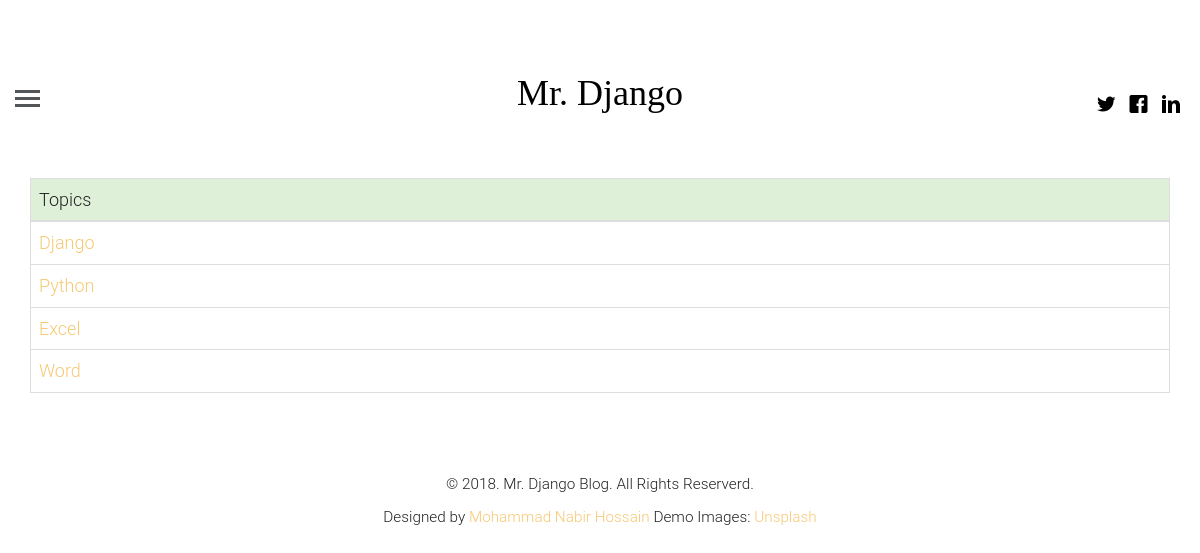
Before: /topics with the older database file.
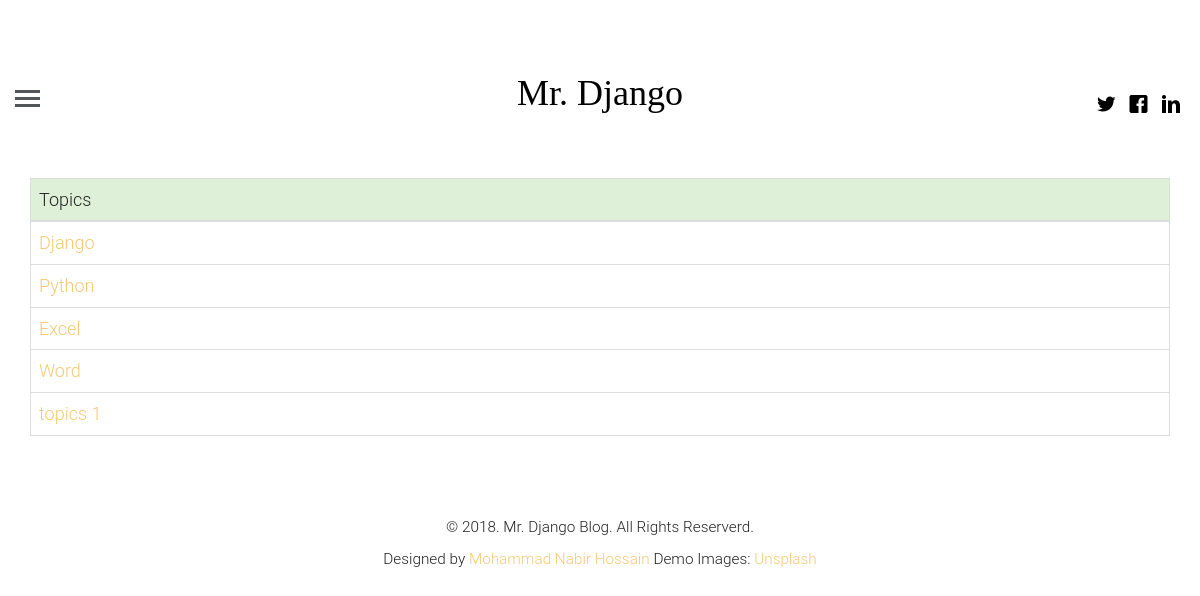
After: the same page with the newer database file.
### blog/models.py (models this page shows, shortened)
class category(models.Model):
    name = models.CharField(max_length=100)

### blog/views.py (the view)
# urls.py: path('topics',views.ShowTopic, name='category'),
def ShowTopic(request):
    query = category.objects.all()
    return render(request, "AllTopic.html", {"topic":query})

### blog/templates/AllTopic.html (shortened to what this page needs)
{% extends 'base.html' %}
{% block content %}
<div class="container">
    <table class="table table-bordered">
        <thead>
        <tr class="success">
            <td>Topics</td>
        </tr>
        </thead>
        <tbody>
        {% for t in topic %}
        <tr>
            <td><a href="{% url 'blog:category' name=t.name %}"> {{ t.name }}</a></td>
        </tr>
        {% endfor %}
        </tbody>
    </table>
</div>
{% endblock %}

Changed rows visible on the page:
added category: name "topics 1"
